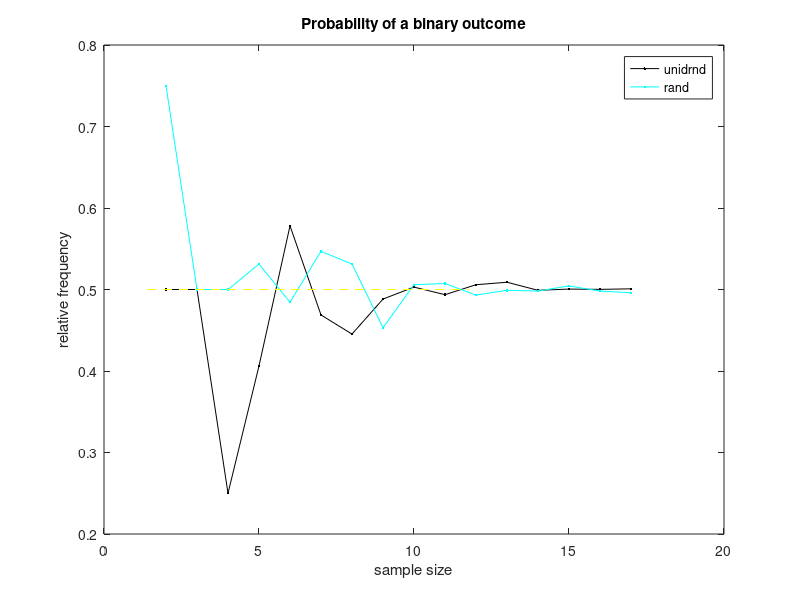

Reproduce this figure in MATLAB.
% Exercise 1 of Chp.2
% Generation of discrete uniform data and computation of the propability of
% occurence of a discrete value.
pridir = 'C:\MyFiles\Teach\DataAnalysis\Figures\';
pritxt = 'exercise2_1';
m = 2; % number of discrete values for the random variable
nV = 2.^[2:17]';

nn = length(nV);
propM = NaN*ones(nn,2);
for in=1:nn
    n = nV(in);
    fprintf('%d.',n);
    xV = unidrnd(m,n,1);
    yV = rand(n,1);
    propM(in,1) = length(find(xV==1))/n;
    propM(in,2) = length(find(yV<0.5))/n;
end
fprintf('\n');
figure(1)
clf
plot(log2(nV),propM(:,1),'.-k')
hold on
plot(log2(nV),propM(:,2),'.-c')
plot([log(nV(1)) log(nV(nn))],(1/m)*[1 1],'--y')
legend('unidrnd','rand')
xlabel('sample size')
ylabel('relative frequency')
title('Probability of a binary outcome')
eval(['print -depsc ',pridir,pritxt,'.eps'])
